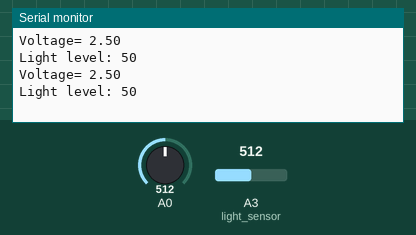
This sketch was run on a simulated Arduino Uno, built with avr-gcc and run on an emulated ATmega328P. Shown: the last lines printed to the serial monitor. Inputs (shaded band) come from the test bench; at power-on: A0 = 512, A3 (light_sensor) = 512.

Above: at 1.8 s.
1.9 s: A0 set to 716
At 2.5 s:
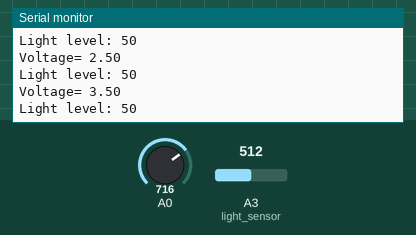
3.4 s: A3 (light_sensor) set to 716
At 4.7 s:
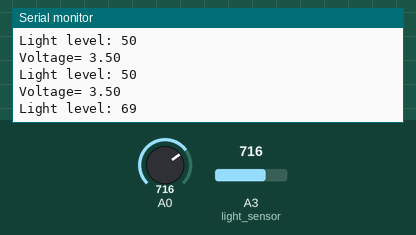
4.9 s: A0 set to 900
At 5.8 s:
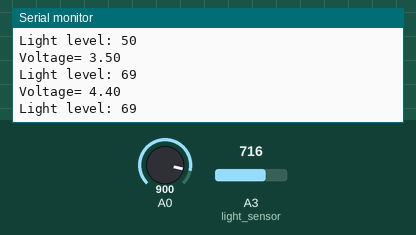
6.4 s: A3 (light_sensor) set to 900
At 7.7 s:
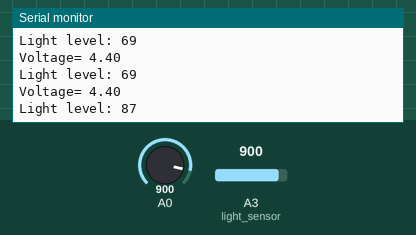
Timing chart, 0 to 8.9 s (numbered marks = the images above; inputs shaded):
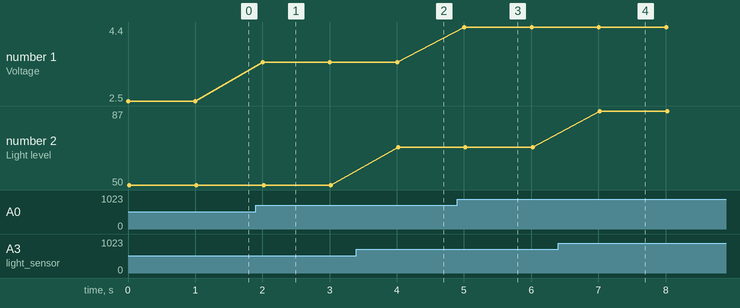

The sketch:

light_sensor_voltage.ino
```cpp
int light_sensor = A3;

int value = 0;
float voltage;

void setup() {
Serial.begin(9600); //begin Serial Communication
}

void loop() {
  int raw_light = analogRead(light_sensor); // read the raw value from light_sensor pin (A3)
  int light = map(raw_light, 0, 1023, 0, 100); // map the value from 0, 1023 to 0, 100

  value = analogRead(A0);
  voltage = value * 5.0/1023;
  Serial.print("Voltage= ");
  Serial.println(voltage);

  Serial.print("Light level: ");
  Serial.println(light); // print the light value in Serial Monitor

  delay(1000); // add a delay to only read and print every 1 second
}
```

Measured:
- after the input at 1.9 s, the serial monitor: prints a new line after 0.10 s (image 1)
- after the input at 3.4 s, the serial monitor: prints a new line after 0.62 s (image 2)
- after the input at 4.9 s, the serial monitor: prints a new line after 0.11 s (image 3)
- after the input at 6.4 s, the serial monitor: prints a new line after 0.62 s (image 4)
- plotted number 1: 2.5 → 3.5 after the input at 1.9 s, 3.5 → 4.4 after the input at 4.9 s
- plotted number 2: 50 → 69 after the input at 3.4 s, 69 → 87 after the input at 6.4 s
